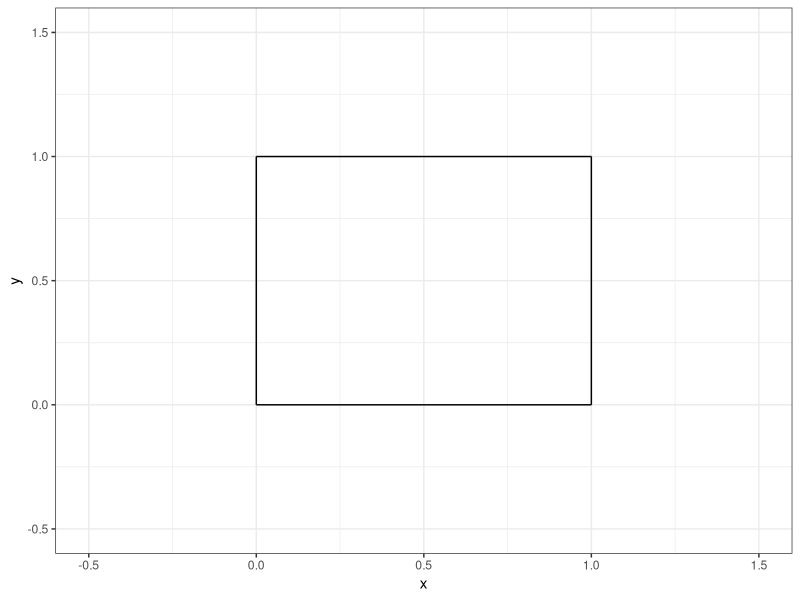
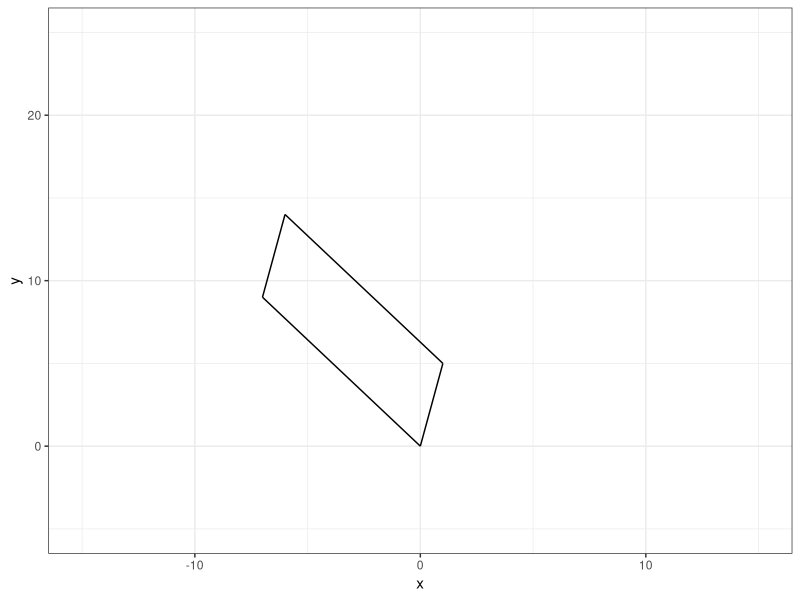
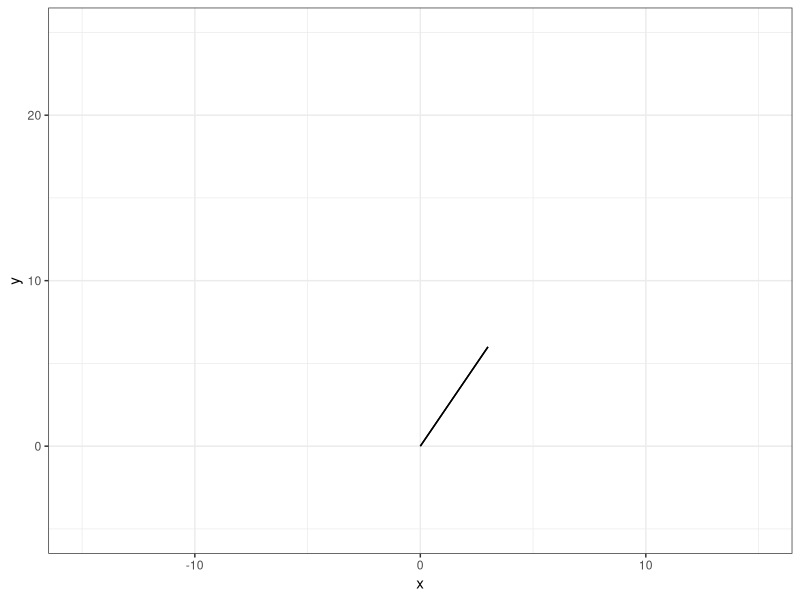
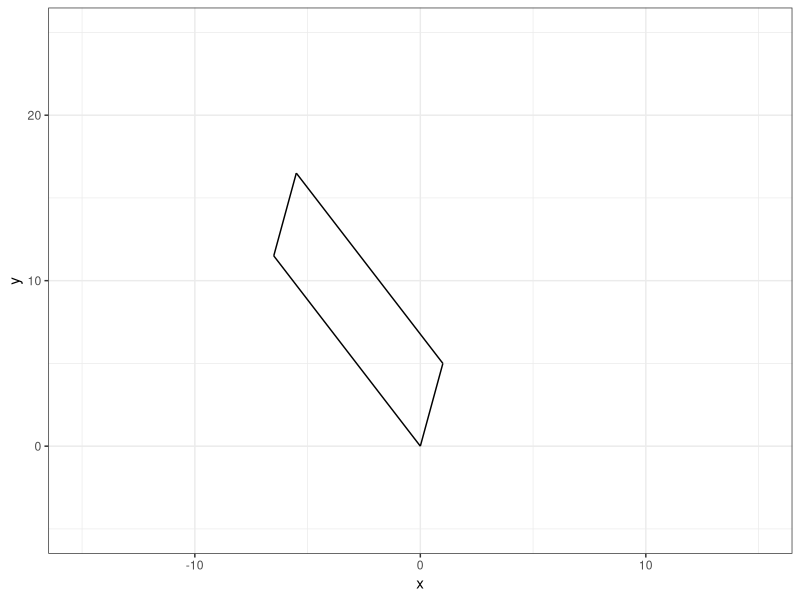
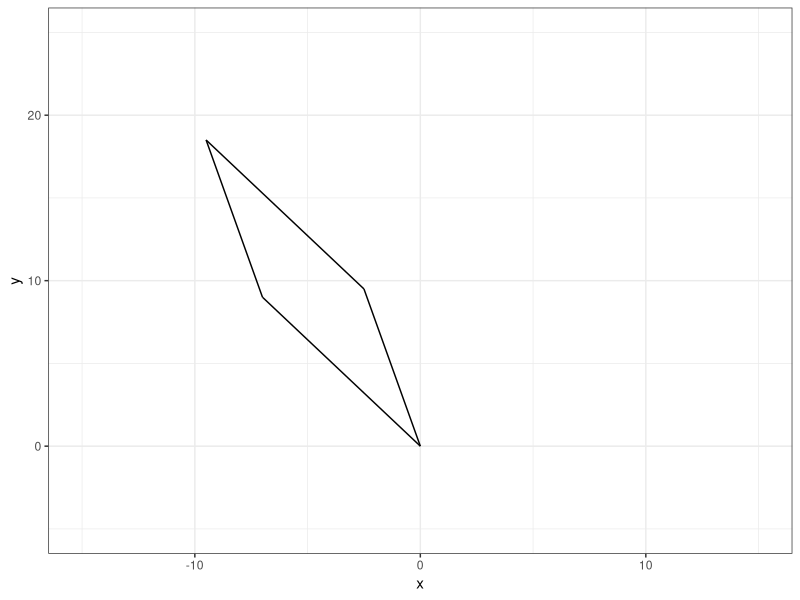
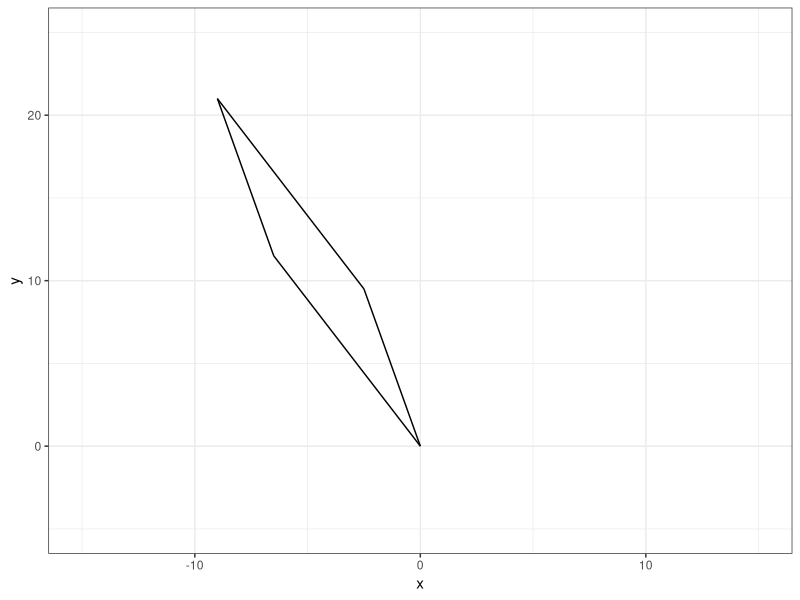

These figures' R source, in order:
## ---- chunk 1
#| echo: false

default_chunk_hook  <- knitr::knit_hooks$get("chunk")

latex_font_size <- c("Huge", "huge", "LARGE", "Large", 
                     "large", "normalsize", "small", 
                     "footnotesize", "scriptsize", "tiny")

knitr::knit_hooks$set(chunk = function(x, options) {
  x <- default_chunk_hook(x, options)
  if(options$size %in% latex_font_size) {
    paste0("\n \\", options$size, "\n\n", 
      x, 
      "\n\n \\normalsize"
    )
  } else {
    x
  }
})

## ---- chunk 2
#| label: load-packages
#| include: false
library(tidyverse)
## ---- chunk 3
#| label: fig-unitsquare
#| fig-cap: "The unit square."
#| fig-width: 3
#| fig-height: 3
#| scale: "80%"
#| fig-align: "center"
#| size: "scriptsize"
p0 <- c(0, 0)
p1 <- c(1, 0)
p2 <- c(1, 1)
p3 <- c(0, 1)
ggplot() +
  geom_segment(aes(x = p0[1], y = p0[2], xend = p1[1], yend = p1[2])) +
  geom_segment(aes(x = p1[1], y = p1[2], xend = p2[1], yend = p2[2])) +
  geom_segment(aes(x = p2[1], y = p2[2], xend = p3[1], yend = p3[2])) +
  geom_segment(aes(x = p3[1], y = p3[2], xend = p0[1], yend = p0[2])) +
  theme_bw() +
  xlim(-0.5, 1.5) +
  ylim(-0.5, 1.5) +
  labs(x = "x", y = "y")
## ---- chunk 4
(A = matrix(data = c(1, -7, 5, 9), nrow = 2, ncol = 2, byrow = TRUE))
## ---- chunk 5
M = matrix(data = c(1, 0, 0, 1), nrow = 2, ncol = 2, byrow = TRUE)
(T = A %*% M)
## ---- chunk 6
basis.vector.1 = T[,1]
basis.vector.2 = T[,2]
## ---- chunk 7
p0 <- c(0, 0)
p1 <- basis.vector.1
p2 <- basis.vector.1 + basis.vector.2
p3 <- basis.vector.2
## ---- chunk 8
#| label: fig-unitsquare1
#| fig-cap: "The unit square."
#| fig-width: 3
#| fig-height: 3
#| scale: "80%"
#| fig-align: "center"
#| size: "scriptsize"

ggplot() +
  geom_segment(aes(x = p0[1], y = p0[2], xend = p1[1], yend = p1[2])) +
  geom_segment(aes(x = p1[1], y = p1[2], xend = p2[1], yend = p2[2])) +
  geom_segment(aes(x = p2[1], y = p2[2], xend = p3[1], yend = p3[2])) +
  geom_segment(aes(x = p3[1], y = p3[2], xend = p0[1], yend = p0[2])) +
  theme_bw() +
  xlim(-15, 15) +
  ylim(-5, 25) +
  labs(x = "x", y = "y")
## ---- chunk 9
det(A)
## ---- chunk 10
(A = matrix(data = c(1, 2, 2, 4), nrow = 2, ncol = 2, byrow = TRUE))
## ---- chunk 11
(T = A %*% M)
## ---- chunk 12
basis.vector.1 = T[,1]
basis.vector.2 = T[,2]
## ---- chunk 13
p0 <- c(0, 0)
p1 <- basis.vector.1
p2 <- basis.vector.1 + basis.vector.2
p3 <- basis.vector.2
## ---- chunk 14
#| label: fig-unitsquare2
#| fig-cap: "The unit square."
#| fig-width: 3
#| fig-height: 3
#| scale: "80%"
#| fig-align: "center"
#| size: "scriptsize"

ggplot() +
  geom_segment(aes(x = p0[1], y = p0[2], xend = p1[1], yend = p1[2])) +
  geom_segment(aes(x = p1[1], y = p1[2], xend = p2[1], yend = p2[2])) +
  geom_segment(aes(x = p2[1], y = p2[2], xend = p3[1], yend = p3[2])) +
  geom_segment(aes(x = p3[1], y = p3[2], xend = p0[1], yend = p0[2])) +
  theme_bw() +
  xlim(-15, 15) +
  ylim(-5, 25) +
  labs(x = "x", y = "y")
## ---- chunk 15
det(A)
## ---- chunk 16
#| label: fig-unitsquare3.1
#| fig-cap: "The unit square."
#| fig-width: 3
#| fig-height: 3
#| scale: "80%"
#| fig-align: "center"
#| size: "scriptsize"

A = matrix(data = c(1, -7, 5, 9), nrow = 2, ncol = 2, byrow = TRUE)
M = matrix(data = c(1, 0.5, 0, 1), nrow = 2, ncol = 2, byrow = TRUE)
T = A %*% M
basis.vector.1 = T[,1]
basis.vector.2 = T[,2]
p0 <- c(0, 0)
p1 <- basis.vector.1
p2 <- basis.vector.1 + basis.vector.2
p3 <- basis.vector.2

ggplot() +
  geom_segment(aes(x = p0[1], y = p0[2], xend = p1[1], yend = p1[2])) +
  geom_segment(aes(x = p1[1], y = p1[2], xend = p2[1], yend = p2[2])) +
  geom_segment(aes(x = p2[1], y = p2[2], xend = p3[1], yend = p3[2])) +
  geom_segment(aes(x = p3[1], y = p3[2], xend = p0[1], yend = p0[2])) +
  theme_bw() +
  xlim(-15, 15) +
  ylim(-5, 25) +
  labs(x = "x", y = "y")
det(T)
## ---- chunk 17
#| label: fig-unitsquare3.2
#| fig-cap: "The unit square."
#| fig-width: 3
#| fig-height: 3
#| scale: "80%"
#| fig-align: "center"
#| size: "scriptsize"

A = matrix(data = c(1, -7, 5, 9), nrow = 2, ncol = 2, byrow = TRUE)
M = matrix(data = c(1, 0, 0.5, 1), nrow = 2, ncol = 2, byrow = TRUE)
T = A %*% M
basis.vector.1 = T[,1]
basis.vector.2 = T[,2]
p0 <- c(0, 0)
p1 <- basis.vector.1
p2 <- basis.vector.1 + basis.vector.2
p3 <- basis.vector.2

ggplot() +
  geom_segment(aes(x = p0[1], y = p0[2], xend = p1[1], yend = p1[2])) +
  geom_segment(aes(x = p1[1], y = p1[2], xend = p2[1], yend = p2[2])) +
  geom_segment(aes(x = p2[1], y = p2[2], xend = p3[1], yend = p3[2])) +
  geom_segment(aes(x = p3[1], y = p3[2], xend = p0[1], yend = p0[2])) +
  theme_bw() +
  xlim(-15, 15) +
  ylim(-5, 25) +
  labs(x = "x", y = "y")
det(T)
## ---- chunk 18
#| label: fig-unitsquare3.3
#| fig-cap: "The unit square."
#| fig-width: 3
#| fig-height: 3
#| scale: "80%"
#| fig-align: "center"
#| size: "scriptsize"

A = matrix(data = c(1, -7, 5, 9), nrow = 2, ncol = 2, byrow = TRUE)
M = matrix(data = c(1, 0.5, 0.5, 1), nrow = 2, ncol = 2, byrow = TRUE)
T = A %*% M
basis.vector.1 = T[,1]
basis.vector.2 = T[,2]
p0 <- c(0, 0)
p1 <- basis.vector.1
p2 <- basis.vector.1 + basis.vector.2
p3 <- basis.vector.2

ggplot() +
  geom_segment(aes(x = p0[1], y = p0[2], xend = p1[1], yend = p1[2])) +
  geom_segment(aes(x = p1[1], y = p1[2], xend = p2[1], yend = p2[2])) +
  geom_segment(aes(x = p2[1], y = p2[2], xend = p3[1], yend = p3[2])) +
  geom_segment(aes(x = p3[1], y = p3[2], xend = p0[1], yend = p0[2])) +
  theme_bw() +
  xlim(-15, 15) +
  ylim(-5, 25) +
  labs(x = "x", y = "y")
det(T)
